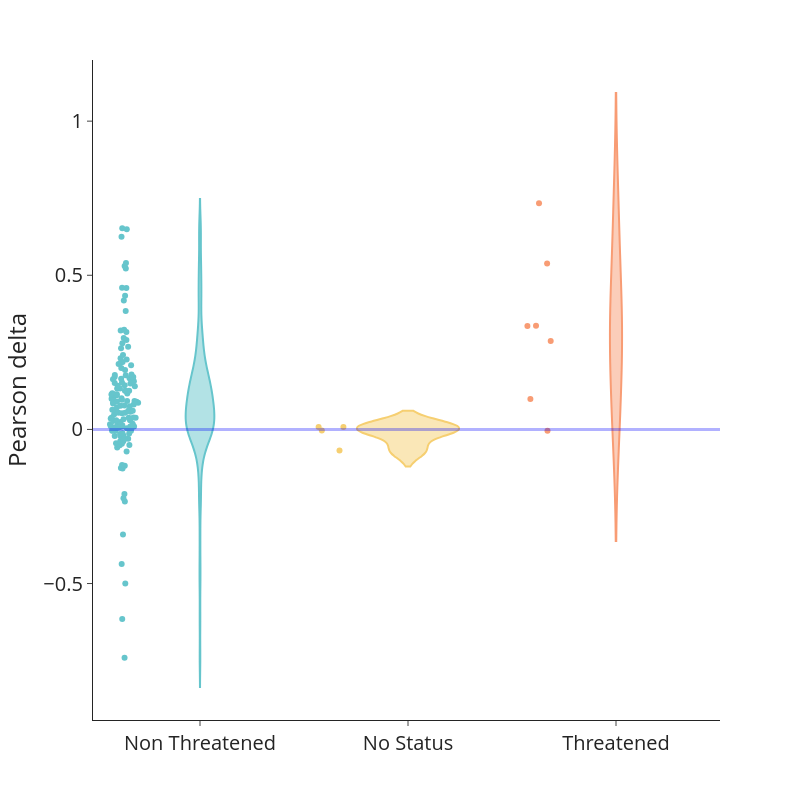

The code cell stored with this chart in its notebook:
### Code cell
import plotly.express as px


fig = px.violin(best_scores, x=traitname, y="progress", points = 'all', color = traitname, color_discrete_sequence= px.colors.qualitative.Pastel)


fig.update_layout(
    template='simple_white',
    width = 800, height=800,
    yaxis_title='Pearson delta',
    xaxis_title='',
    font=dict(size=20),
    showlegend=False)
    

fig.add_shape(type="line",
    xref="paper",
    x0=0, y0=0,
    x1=1, y1=0,
    line=dict(
        color="blue",
        width=3,
    ))

fig.show()

### Figure 1 — Plotly figure (JSON) as saved in the notebook; plotly's stock layout.template omitted (floating-point values rounded to 4 significant figures; data arrays with more than 128 entries replaced by an {"elided": "..."} marker saying what was removed)
{"data": [{"alignmentgroup": "True", "box": {"visible": false}, "hovertemplate": "IUCN_inferred_Loiseau23=%{x}<br>progress=%{y}<extra></extra>", "legendgroup": "Non Threatened", "marker": {"color": "rgb(102, 197, 204)"}, "name": "Non Threatened", "offsetgroup": "Non Threatened", "orientation": "v", "points": "all", "scalegroup": "True", "showlegend": true, "type": "violin", "x": {"elided": "137 str values"}, "x0": " ", "xaxis": "x", "y": {"elided": "137 float values"}, "y0": " ", "yaxis": "y"}, {"alignmentgroup": "True", "box": {"visible": false}, "hovertemplate": "IUCN_inferred_Loiseau23=%{x}<br>progress=%{y}<extra></extra>", "legendgroup": "No Status", "marker": {"color": "rgb(246, 207, 113)"}, "name": "No Status", "offsetgroup": "No Status", "orientation": "v", "points": "all", "scalegroup": "True", "showlegend": true, "type": "violin", "x": ["No Status", "No Status", "No Status", "No Status"], "x0": " ", "xaxis": "x", "y": [0.007591, -0.003944, 0.008061, -0.06815], "y0": " ", "yaxis": "y"}, {"alignmentgroup": "True", "box": {"visible": false}, "hovertemplate": "IUCN_inferred_Loiseau23=%{x}<br>progress=%{y}<extra></extra>", "legendgroup": "Threatened", "marker": {"color": "rgb(248, 156, 116)"}, "name": "Threatened", "offsetgroup": "Threatened", "orientation": "v", "points": "all", "scalegroup": "True", "showlegend": true, "type": "violin", "x": ["Threatened", "Threatened", "Threatened", "Threatened", "Threatened", "Threatened", "Threatened"], "x0": " ", "xaxis": "x", "y": [-0.004391, 0.0988, 0.3364, 0.5383, 0.2872, 0.3357, 0.7334], "y0": " ", "yaxis": "y"}], "layout": {"font": {"size": 20}, "height": 800, "legend": {"title": {"text": "IUCN_inferred_Loiseau23"}, "tracegroupgap": 0}, "margin": {"t": 60}, "shapes": [{"line": {"color": "blue", "width": 3}, "type": "line", "x0": 0, "x1": 1, "xref": "paper", "y0": 0, "y1": 0}], "showlegend": false, "violinmode": "overlay", "width": 800, "xaxis": {"anchor": "y", "categoryarray": ["Non Threatened", "No Status", "Threatened", null], "categoryorder": "array", "domain": [0, 1], "title": {"text": ""}}, "yaxis": {"anchor": "x", "domain": [0, 1], "title": {"text": "Pearson delta"}}}}
